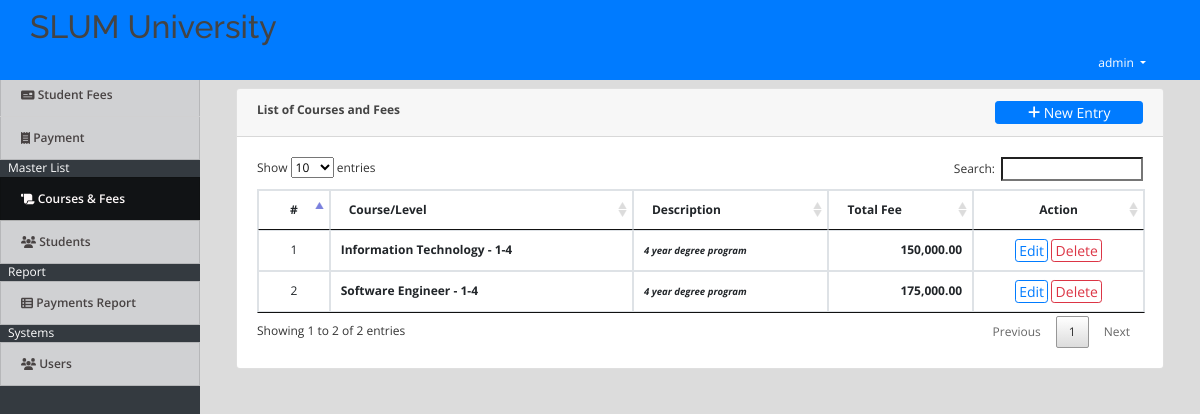
Screenshot of /index.php?page=courses (signed in) with the database file from the repository.
### tables this page shows
CREATE TABLE `courses` (
  `id` int(30) NOT NULL,
  `course` varchar(100) NOT NULL,
  `description` text NOT NULL,
  `level` varchar(150) NOT NULL,
  `total_amount` float NOT NULL,
  `date_created` datetime NOT NULL DEFAULT current_timestamp()
);

### courses.php (the view, shortened to what this page needs)
<?php include('db_connect.php');?>
<div class="container-fluid">
	<div class="col-lg-12">
		<div class="row">
			<div class="col-md-12">
				<div class="card">
					<div class="card-header">
						<b>List of Courses and Fees</b>
						<span class="float:right"><a class="btn btn-primary btn-block btn-sm col-sm-2 float-right" href="javascript:void(0)" id="new_course">
					<i class="fa fa-plus"></i> New Entry
				</a></span>
					</div>
					<div class="card-body">
						<table class="table table-condensed table-bordered table-hover">
							<thead>
								<tr>
									<th class="text-center">#</th>
									<th class="">Course/Level</th>
									<th class="">Description</th>
									<th class="">Total Fee</th>
									<th class="text-center">Action</th>
								</tr>
							</thead>
							<tbody>
								<?php
								$i = 1;
								$course = $conn->query("SELECT * FROM courses  order by course asc ");
								while($row=$course->fetch_assoc()):
								?>
								<tr>
									<td class="text-center"><?php echo $i++ ?></td>
									<td>
										<p> <b><?php echo $row['course'] . " - " . $row['level'] ?></b></p>
									</td>
									<td class="">
										 <p><small><i><b><?php echo $row['description'] ?></i></small></p>
									</td>
									<td class="text-right">
										<p> <b><?php echo number_format($row['total_amount'],2) ?></b></p>
									</td>
									<td class="text-center">
										<button class="btn btn-sm btn-outline-primary edit_course" type="button" data-id="<?php echo $row['id'] ?>" >Edit</button>
										<button class="btn btn-sm btn-outline-danger delete_course" type="button" data-id="<?php echo $row['id'] ?>">Delete</button>
									</td>
								</tr>
								<?php endwhile; ?>
							</tbody>
						</table>
					</div>
				</div>
			</div>
		</div>
	</div>
</div>

### assets/css/style.css (style rules this page uses)
body { font-family: "Open Sans", sans-serif; color: #444444; width: 100%; height: calc(100%); font-size: 12px; }
a { color: #1977cc; }
.btn-sm { padding: .0001rem .2rem; }

### index.php (style rules this page uses)
body { background: #80808045; }

### courses.php (style rules this page uses)
td { vertical-align: middle !important; }
td p { margin: unset }

### rows the page displays
courses: course "Information Technology", level "1-4", description "4 year degree program", total_amount "150,000.00"
courses: course "Software Engineer", level "1-4", description "4 year degree program", total_amount "175,000.00"

### other values shown
$_SESSION['login_name'] "admin"
